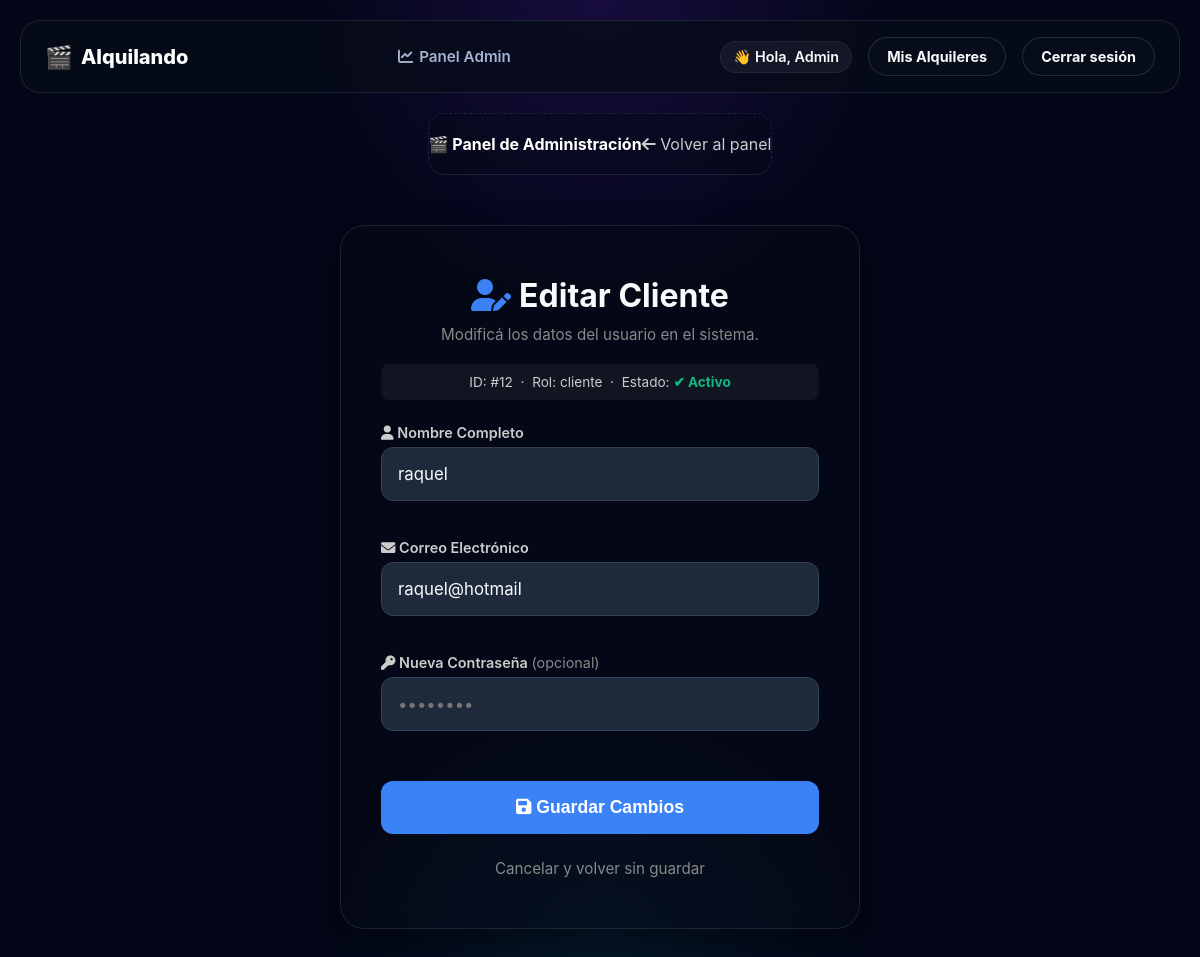
Page /admin/usuario/editar/12 (signed in) on the earlier database version.
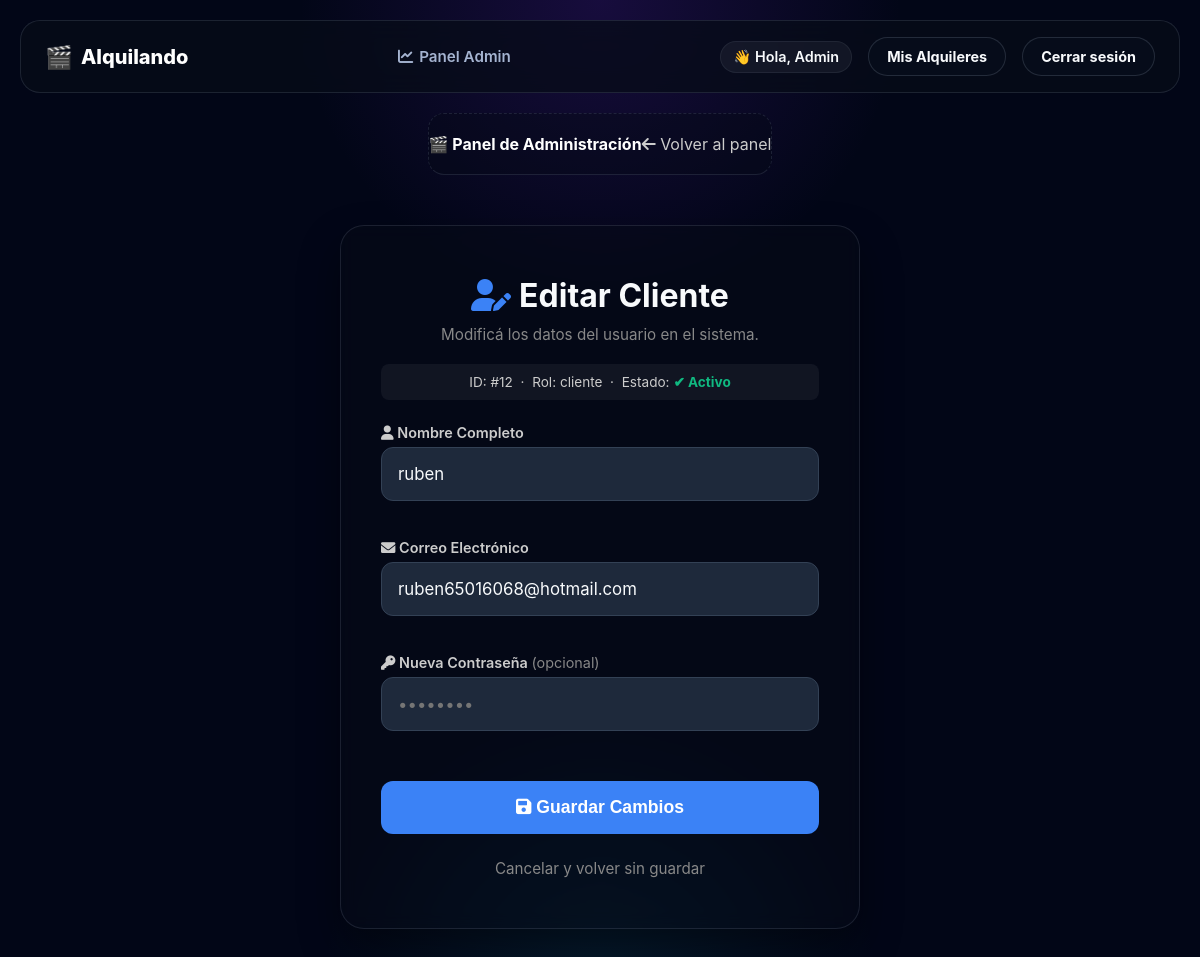
Same page on the later database version.
### app.py (models this page shows, shortened)
class Usuario(db.Model):
    __tablename__ = 'usuarios'
    id = db.Column(db.Integer, primary_key=True)
    nombre = db.Column(db.String(100), nullable=False)
    email = db.Column(db.String(100), unique=True, nullable=False)
    password = db.Column(db.String(100), nullable=False)
    rol = db.Column(db.String(20), default='cliente')
    bloqueado = db.Column(db.Boolean, default=False)
    activo = db.Column(db.Boolean, default=False)
    mis_alquileres = db.relationship('Alquiler', backref='usuario', lazy=True, cascade='all, delete-orphan')
    reservas_solicitadas = db.relationship('ProductoAlquiler', secondary=lista_espera, backref=db.backref('en_espera', lazy=True))
    @classmethod
    def buscar_por_id(cls, usuario_id):
        return cls.query.get(usuario_id)

### app.py (the view, shortened to what this page needs)
@app.route('/admin/usuario/editar/<int:user_id>', methods=['GET', 'POST'])
@requiere_nivel(10)
def administrar_editar_usuario(user_id):
    user = Usuario.buscar_por_id(user_id)
    if not user:
        flash("Usuario no encontrado.", "danger")
        return redirect(url_for('dashboard'))
    return render_template('editar_usuario.html', usuario=user)

### app.py (called while the page is built)
def requiere_nivel(nivel_minimo):
    def decorator(f):
        @wraps(f)
        def decorated_function(*args, **kwargs):
            rol_usuario = session.get('usuario_rol', 'cliente')
            nivel_usuario = NIVELES_ACCESO.get(rol_usuario, 1)
            if nivel_usuario < nivel_minimo:
                flash("No tenés permisos suficientes para entrar acá.", "danger")
                return redirect(url_for('inicio'))
            return f(*args, **kwargs)
        return decorated_function
    return decorator

### templates/editar_usuario.html (shortened to what this page needs)
{% extends 'base.html' %}
{% block content %}
<div class="panel-header" style="display: flex; justify-content: space-between; align-items: center; padding: 20px 0; border-bottom: 1px solid var(--border, #333); margin-bottom: 30px; max-width: 520px; margin-left: auto; margin-right: auto;">
    <span style="color: #fff; font-weight: bold;">🎬 Panel de Administración</span>
    <a href="{{ url_for('dashboard') }}" class="texto-claro" style="color: #ccc; text-decoration: none;">
        <i class="fas fa-arrow-left"></i> Volver al panel
    </a>
</div>
<main style="display: flex; justify-content: center; align-items: center; padding: 0 20px 40px 20px;">
    <div class="auth-container">
        <h2 class="subtitulo-seccion" style="margin-top: 0; margin-bottom: 10px; font-size: 2rem; text-align: center;">
            <i class="fas fa-user-edit" style="color: #3b82f6; margin-right: 8px;"></i>Editar Cliente
        </h2>
        <p class="subtitulo" style="color: #888; text-align: center; margin-bottom: 20px; font-size: 0.95rem;">
            Modificá los datos del usuario en el sistema.
        </p>
        <div class="info-badge" style="background: rgba(255,255,255,0.05); padding: 10px; border-radius: 8px; text-align: center; font-size: 0.85rem; color: #ccc; margin-bottom: 24px;">
            <span>ID:</span> #{{ usuario.id }} &nbsp;·&nbsp;
            <span>Rol:</span> {{ usuario.rol }} &nbsp;·&nbsp;
            <span>Estado:</span>
            {% if usuario.bloqueado %}
                <span style="color: #ef4444; font-weight: bold;">領 Suspendido</span>
            {% else %}
                <span style="color: #10b981; font-weight: bold;">✔ Activo</span>
            {% endif %}
        </div>
        <form action="{{ url_for('administrar_editar_usuario', user_id=usuario.id) }}" method="POST" class="form-simple" style="display: flex; flex-direction: column; gap: 20px;">
            <div class="campo" style="display: flex; flex-direction: column; gap: 6px;">
                <label style="color: #ccc; font-size: 0.9rem; font-weight: 600;"><i class="fas fa-user"></i> Nombre Completo</label>
                <input type="text" name="nombre" value="{{ usuario.nombre }}" required>
            </div>
            <div class="campo" style="display: flex; flex-direction: column; gap: 6px;">
                <label style="color: #ccc; font-size: 0.9rem; font-weight: 600;"><i class="fas fa-envelope"></i> Correo Electrónico</label>
                <input type="email" name="email" value="{{ usuario.email }}" required>
            </div>
            <div class="campo" style="display: flex; flex-direction: column; gap: 6px;">
                <label style="color: #ccc; font-size: 0.9rem; font-weight: 600;"><i class="fas fa-key"></i> Nueva Contraseña
                    <span class="texto-gris" style="font-weight: normal; color: #888;">(opcional)</span>
                </label>
                <input type="password" name="password" placeholder="••••••••">
            </div>
            <button type="submit" class="auth-btn" style="background: #3b82f6;">
                <i class="fas fa-save"></i> Guardar Cambios
            </button>
        </form>
        <div style="text-align: center; margin-top: 24px;">
            <a href="{{ url_for('dashboard') }}" class="btn-cancelar" style="color: #888; text-decoration: none; font-size: 0.95rem;">Cancelar y volver sin guardar</a>
        </div>
    </div>
</main>
{% endblock %}

Differences in the rows shown:
changed Usuario "cliente": nombre "raquel" → "ruben"; email "raquel@hotmail" → "ruben65016068@hotmail.com"
